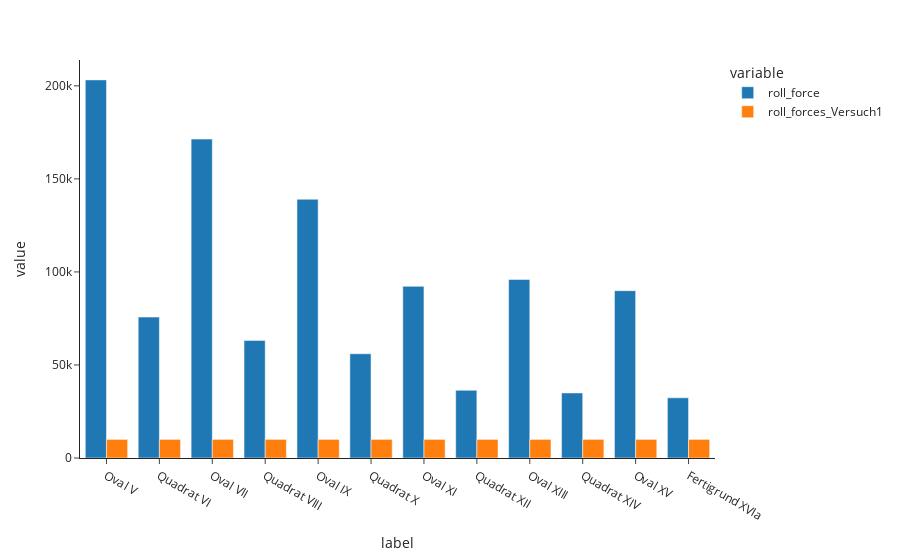

Notebook code for this chart:
### Code cell
px.bar(df_roll_passes, x="label", y=["roll_force", "roll_forces_Versuch1"], barmode="group")

### Figure 1 — Plotly figure (JSON) as saved in the notebook; plotly's stock layout.template omitted (floating-point values rounded to 4 significant figures)
{"data": [{"alignmentgroup": "True", "hovertemplate": "variable=roll_force<br>label=%{x}<br>value=%{y}<extra></extra>", "legendgroup": "roll_force", "marker": {"color": "#1F77B4", "pattern": {"shape": ""}}, "name": "roll_force", "offsetgroup": "roll_force", "orientation": "v", "showlegend": true, "textposition": "auto", "x": ["Oval V", "Quadrat VI", "Oval VII", "Quadrat VIII", "Oval IX", "Quadrat X", "Oval XI", "Quadrat XII", "Oval XIII", "Quadrat XIV", "Oval XV", "Fertigrund XVIa"], "xaxis": "x", "y": [203200.0, 75730.0, 171400.0, 63190.0, 139000.0, 56010.0, 92240.0, 36410.0, 95910.0, 34960.0, 89920.0, 32340.0], "yaxis": "y", "type": "bar"}, {"alignmentgroup": "True", "hovertemplate": "variable=roll_forces_Versuch1<br>label=%{x}<br>value=%{y}<extra></extra>", "legendgroup": "roll_forces_Versuch1", "marker": {"color": "#FF7F0E", "pattern": {"shape": ""}}, "name": "roll_forces_Versuch1", "offsetgroup": "roll_forces_Versuch1", "orientation": "v", "showlegend": true, "textposition": "auto", "x": ["Oval V", "Quadrat VI", "Oval VII", "Quadrat VIII", "Oval IX", "Quadrat X", "Oval XI", "Quadrat XII", "Oval XIII", "Quadrat XIV", "Oval XV", "Fertigrund XVIa"], "xaxis": "x", "y": [10000.0, 10000.0, 10000.0, 10000.0, 10000.0, 10000.0, 10000.0, 10000.0, 10000.0, 10000.0, 10000.0, 10000.0], "yaxis": "y", "type": "bar"}], "layout": {"xaxis": {"anchor": "y", "domain": [0.0, 1.0], "title": {"text": "label"}}, "yaxis": {"anchor": "x", "domain": [0.0, 1.0], "title": {"text": "value"}}, "legend": {"title": {"text": "variable"}, "tracegroupgap": 0}, "margin": {"t": 60}, "barmode": "group"}}
